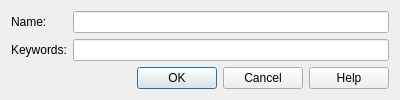
<?xml version="1.0" encoding="UTF-8"?>
<ui version="4.0">
 <class>swCategoryDialog</class>
 <widget class="QDialog" name="swCategoryDialog">
  <property name="whatsThis">
   <string>&lt;p&gt;&lt;b&gt;Piece Category&lt;/b&gt;&lt;/p&gt;&lt;p&gt;Name a category and enter the expression used to find its pieces in the library. Both fields are required. Choose OK to return the category changes to Preferences, then choose OK in Preferences to keep them. Cancel discards edits in this dialog.&lt;/p&gt;&lt;p&gt;&lt;b&gt;Keyword Syntax&lt;/b&gt;&lt;/p&gt;&lt;p&gt;Expressions match text in library piece descriptions, ignoring case.&lt;/p&gt;&lt;ul&gt;&lt;li&gt;&lt;tt&gt;Brick&lt;/tt&gt;: match this text anywhere in the description.&lt;/li&gt;&lt;li&gt;&lt;tt&gt;^Brick&lt;/tt&gt;: match Brick as a whole word.&lt;/li&gt;&lt;li&gt;&lt;tt&gt;%Brick&lt;/tt&gt;: match Brick at the beginning of the description.&lt;/li&gt;&lt;li&gt;&lt;tt&gt;^%Brick&lt;/tt&gt;: require both a whole word and the beginning of the description.&lt;/li&gt;&lt;li&gt;&lt;tt&gt;A | B&lt;/tt&gt;: match either expression.&lt;/li&gt;&lt;li&gt;&lt;tt&gt;A &amp;amp; B&lt;/tt&gt;: match both expressions.&lt;/li&gt;&lt;li&gt;&lt;tt&gt;!A&lt;/tt&gt;: exclude descriptions matching A.&lt;/li&gt;&lt;li&gt;&lt;tt&gt;(A | B)&lt;/tt&gt;: group expressions.&lt;/li&gt;&lt;/ul&gt;&lt;p&gt;Put spaces around &lt;tt&gt;|&lt;/tt&gt; and &lt;tt&gt;&amp;amp;&lt;/tt&gt;. Use parentheses when combining operators.&lt;/p&gt;&lt;p&gt;&lt;b&gt;Examples&lt;/b&gt;&lt;/p&gt;&lt;p&gt;&lt;tt&gt;^%Brick | ^%Plate&lt;/tt&gt; matches descriptions beginning with the word Brick or Plate.&lt;br&gt;&lt;tt&gt;(^%Brick | ^%Plate) &amp;amp; !Pattern&lt;/tt&gt; also excludes descriptions containing Pattern.&lt;/p&gt;&lt;p&gt;Use the language of the library descriptions for search terms; do not translate the syntax symbols.&lt;/p&gt;</string>
  </property>
  <property name="geometry">
   <rect>
    <x>0</x>
    <y>0</y>
    <width>400</width>
    <height>95</height>
   </rect>
  </property>
  <property name="windowTitle">
   <string>Category</string>
  </property>
  <layout class="QVBoxLayout" name="verticalLayout">
   <item>
    <layout class="QFormLayout" name="formLayout">
     <item row="0" column="0">
      <widget class="QLabel" name="label">
       <property name="toolTip">
        <string>Enter the category name shown in the piece browser.</string>
       </property>
       <property name="text">
        <string>Name:</string>
       </property>
       <property name="buddy">
        <cstring>name</cstring>
       </property>
      </widget>
     </item>
     <item row="0" column="1">
      <widget class="QLineEdit" name="name">
       <property name="toolTip">
        <string>Enter the category name shown in the piece browser.</string>
       </property>
      </widget>
     </item>
     <item row="1" column="0">
      <widget class="QLabel" name="label_2">
       <property name="toolTip">
        <string>Enter an expression that matches piece descriptions.</string>
       </property>
       <property name="whatsThis">
        <string>&lt;p&gt;&lt;b&gt;Keyword Syntax&lt;/b&gt;&lt;/p&gt;&lt;p&gt;Expressions match text in library piece descriptions, ignoring case.&lt;/p&gt;&lt;ul&gt;&lt;li&gt;&lt;tt&gt;Brick&lt;/tt&gt;: match this text anywhere in the description.&lt;/li&gt;&lt;li&gt;&lt;tt&gt;^Brick&lt;/tt&gt;: match Brick as a whole word.&lt;/li&gt;&lt;li&gt;&lt;tt&gt;%Brick&lt;/tt&gt;: match Brick at the beginning of the description.&lt;/li&gt;&lt;li&gt;&lt;tt&gt;^%Brick&lt;/tt&gt;: require both a whole word and the beginning of the description.&lt;/li&gt;&lt;li&gt;&lt;tt&gt;A | B&lt;/tt&gt;: match either expression.&lt;/li&gt;&lt;li&gt;&lt;tt&gt;A &amp;amp; B&lt;/tt&gt;: match both expressions.&lt;/li&gt;&lt;li&gt;&lt;tt&gt;!A&lt;/tt&gt;: exclude descriptions matching A.&lt;/li&gt;&lt;li&gt;&lt;tt&gt;(A | B)&lt;/tt&gt;: group expressions.&lt;/li&gt;&lt;/ul&gt;&lt;p&gt;Put spaces around &lt;tt&gt;|&lt;/tt&gt; and &lt;tt&gt;&amp;amp;&lt;/tt&gt;. Use parentheses when combining operators.&lt;/p&gt;&lt;p&gt;&lt;b&gt;Examples&lt;/b&gt;&lt;/p&gt;&lt;p&gt;&lt;tt&gt;^%Brick | ^%Plate&lt;/tt&gt; matches descriptions beginning with the word Brick or Plate.&lt;br&gt;&lt;tt&gt;(^%Brick | ^%Plate) &amp;amp; !Pattern&lt;/tt&gt; also excludes descriptions containing Pattern.&lt;/p&gt;&lt;p&gt;Use the language of the library descriptions for search terms; do not translate the syntax symbols.&lt;/p&gt;</string>
       </property>
       <property name="text">
        <string>Keywords:</string>
       </property>
       <property name="buddy">
        <cstring>keywords</cstring>
       </property>
      </widget>
     </item>
     <item row="1" column="1">
      <widget class="QLineEdit" name="keywords">
       <property name="toolTip">
        <string>Enter an expression that matches piece descriptions.</string>
       </property>
       <property name="whatsThis">
        <string>&lt;p&gt;&lt;b&gt;Keyword Syntax&lt;/b&gt;&lt;/p&gt;&lt;p&gt;Expressions match text in library piece descriptions, ignoring case.&lt;/p&gt;&lt;ul&gt;&lt;li&gt;&lt;tt&gt;Brick&lt;/tt&gt;: match this text anywhere in the description.&lt;/li&gt;&lt;li&gt;&lt;tt&gt;^Brick&lt;/tt&gt;: match Brick as a whole word.&lt;/li&gt;&lt;li&gt;&lt;tt&gt;%Brick&lt;/tt&gt;: match Brick at the beginning of the description.&lt;/li&gt;&lt;li&gt;&lt;tt&gt;^%Brick&lt;/tt&gt;: require both a whole word and the beginning of the description.&lt;/li&gt;&lt;li&gt;&lt;tt&gt;A | B&lt;/tt&gt;: match either expression.&lt;/li&gt;&lt;li&gt;&lt;tt&gt;A &amp;amp; B&lt;/tt&gt;: match both expressions.&lt;/li&gt;&lt;li&gt;&lt;tt&gt;!A&lt;/tt&gt;: exclude descriptions matching A.&lt;/li&gt;&lt;li&gt;&lt;tt&gt;(A | B)&lt;/tt&gt;: group expressions.&lt;/li&gt;&lt;/ul&gt;&lt;p&gt;Put spaces around &lt;tt&gt;|&lt;/tt&gt; and &lt;tt&gt;&amp;amp;&lt;/tt&gt;. Use parentheses when combining operators.&lt;/p&gt;&lt;p&gt;&lt;b&gt;Examples&lt;/b&gt;&lt;/p&gt;&lt;p&gt;&lt;tt&gt;^%Brick | ^%Plate&lt;/tt&gt; matches descriptions beginning with the word Brick or Plate.&lt;br&gt;&lt;tt&gt;(^%Brick | ^%Plate) &amp;amp; !Pattern&lt;/tt&gt; also excludes descriptions containing Pattern.&lt;/p&gt;&lt;p&gt;Use the language of the library descriptions for search terms; do not translate the syntax symbols.&lt;/p&gt;</string>
       </property>
      </widget>
     </item>
    </layout>
   </item>
   <item>
    <widget class="QDialogButtonBox" name="buttonBox">
     <property name="orientation">
      <enum>Qt::Horizontal</enum>
     </property>
     <property name="standardButtons">
      <set>QDialogButtonBox::Cancel|QDialogButtonBox::Help|QDialogButtonBox::Ok</set>
     </property>
    </widget>
   </item>
  </layout>
 </widget>
 <resources/>
 <connections>
  <connection>
   <sender>buttonBox</sender>
   <signal>accepted()</signal>
   <receiver>swCategoryDialog</receiver>
   <slot>accept()</slot>
   <hints>
    <hint type="sourcelabel">
     <x>222</x>
     <y>88</y>
    </hint>
    <hint type="destinationlabel">
     <x>157</x>
     <y>102</y>
    </hint>
   </hints>
  </connection>
  <connection>
   <sender>buttonBox</sender>
   <signal>rejected()</signal>
   <receiver>swCategoryDialog</receiver>
   <slot>reject()</slot>
   <hints>
    <hint type="sourcelabel">
     <x>290</x>
     <y>94</y>
    </hint>
    <hint type="destinationlabel">
     <x>286</x>
     <y>102</y>
    </hint>
   </hints>
  </connection>
 </connections>
</ui>
